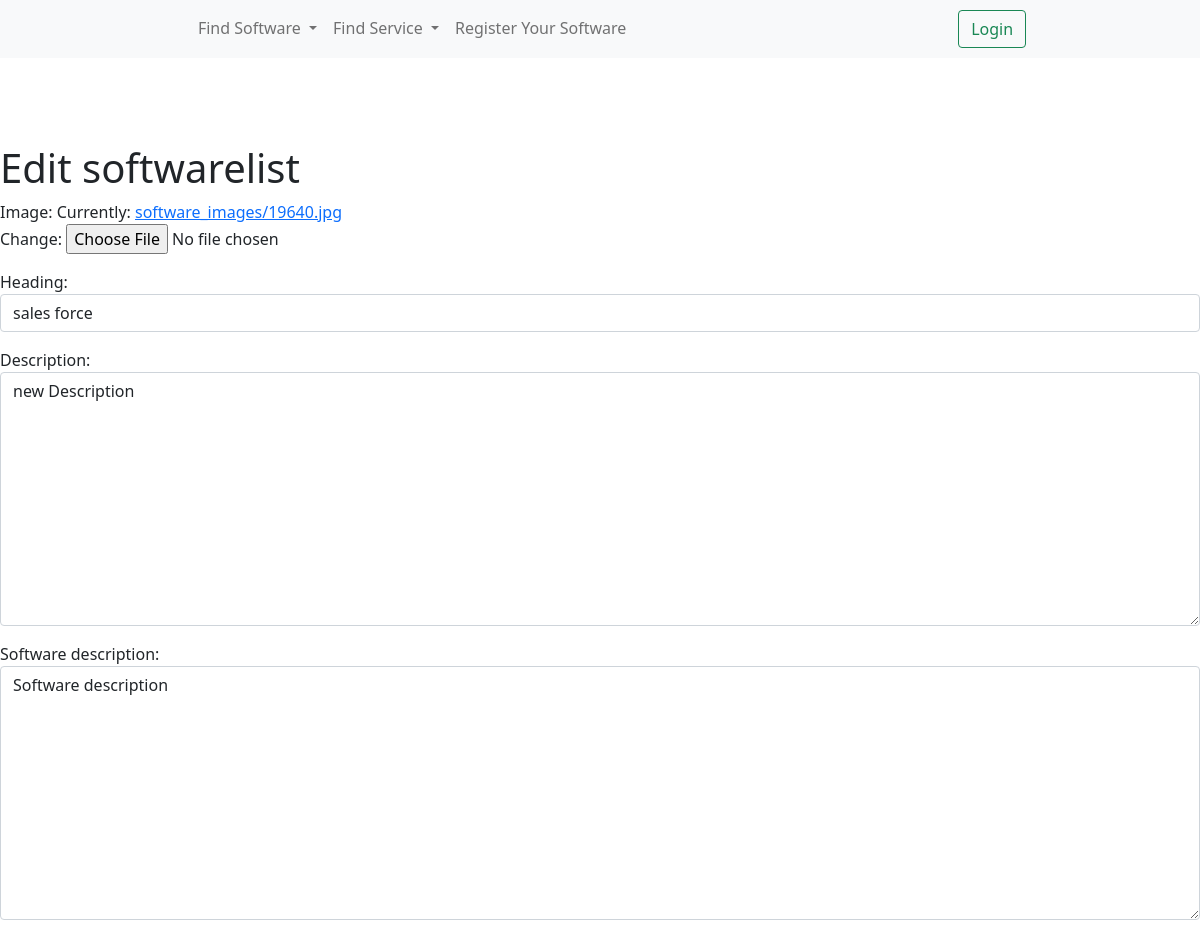
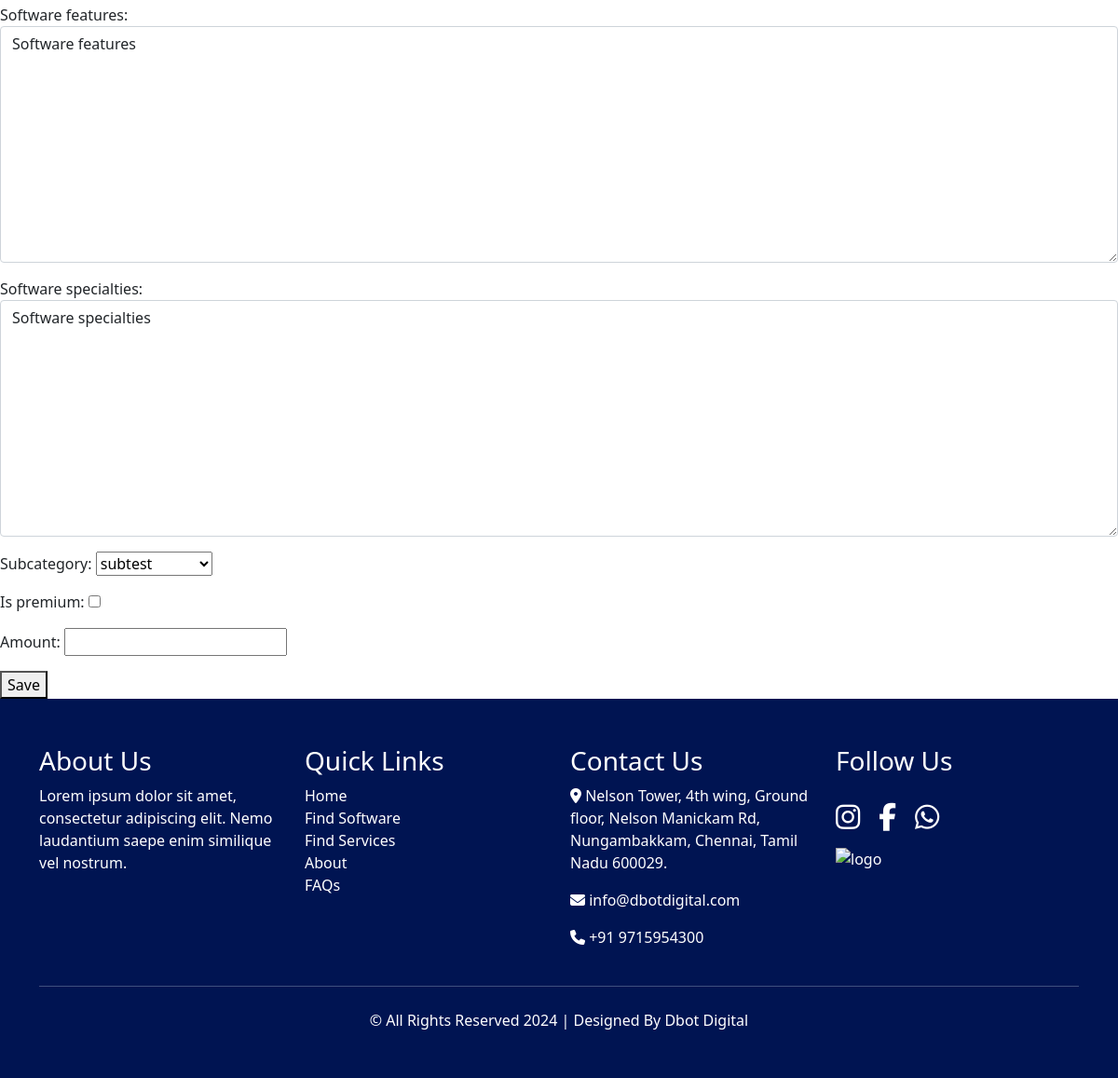
Before: /edit_softwarelist/1/ with the older database file (2 pictures, top to bottom).
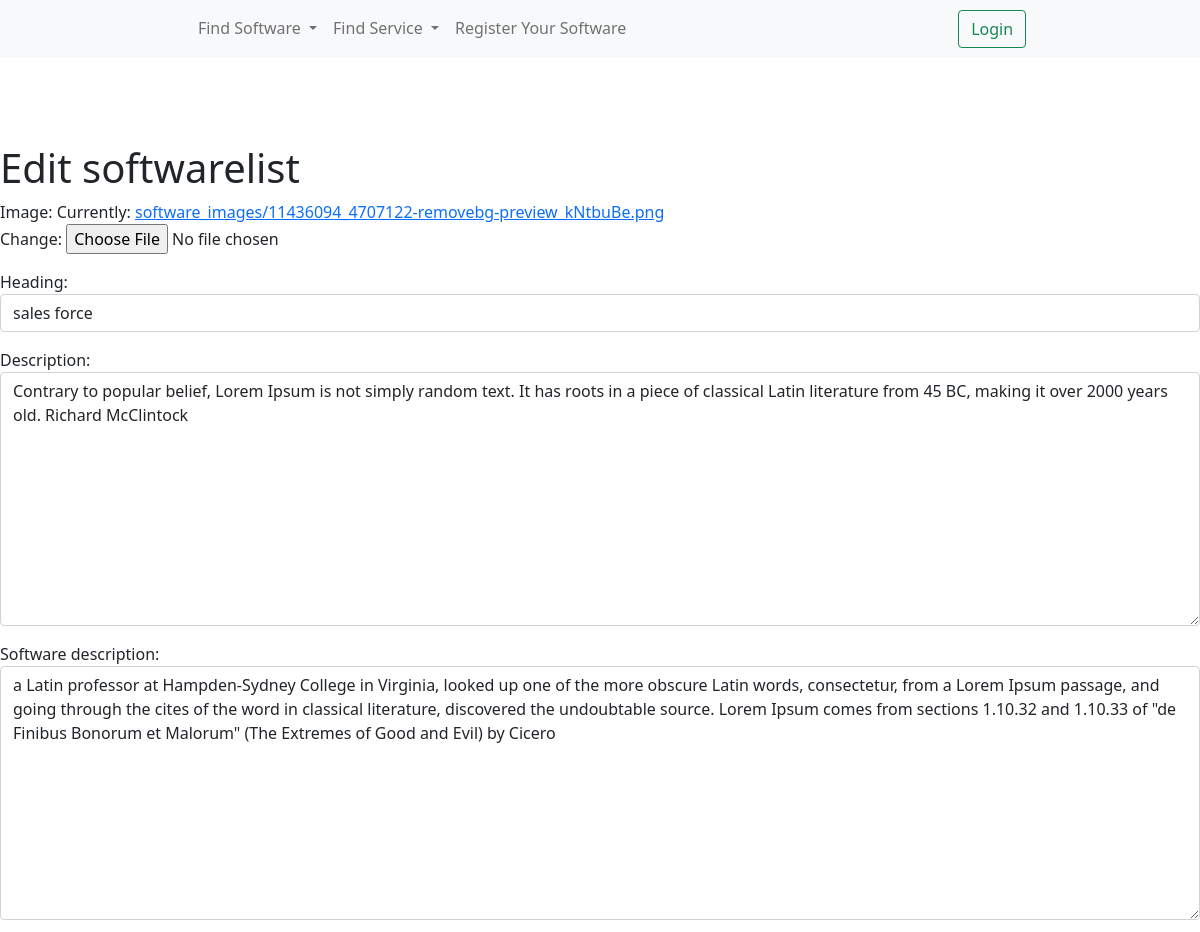
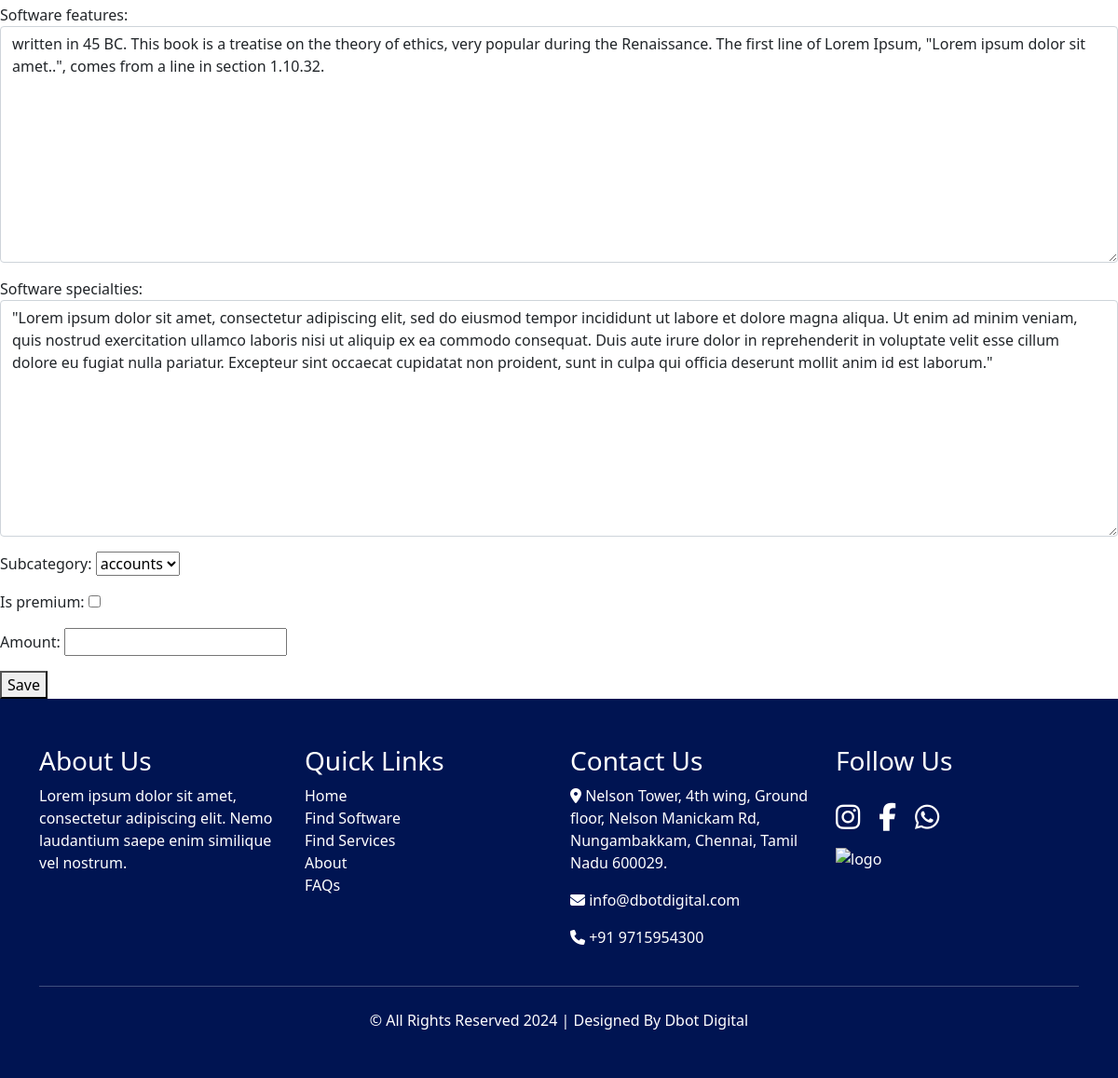
After: the same page with the newer database file (2 pictures, top to bottom).
### listingapp/models.py (models this page shows, shortened)
class SoftwareList(models.Model):
    image = models.ImageField(upload_to='software_images/')
    heading = models.CharField(max_length=255)
    description = models.TextField()
    software_description = models.TextField()
    software_features = models.TextField()
    software_specialties = models.TextField()
    subcategory = models.ForeignKey(Subcategory, on_delete=models.CASCADE)
    is_premium = models.BooleanField(default=False)  # Add a BooleanField for premium purchase option
    amount = models.DecimalField(max_digits=10, decimal_places=2, null=True, blank=True)  # Add DecimalField for premium purchase amount

### listingapp/views.py (the view)
# urls.py: path('edit_softwarelist/<int:softwarelist_id>/', edit_softwarelist, name='edit_softwarelist'),
def edit_softwarelist(request, softwarelist_id):
    softwarelist = get_object_or_404(SoftwareList, id=softwarelist_id)
    if request.method == 'POST':
        form = SoftwarelistForm(request.POST, instance=softwarelist)
        if form.is_valid():
            form.save()
            return redirect('all_details')  # Redirect to the page where all details are shown
    else:
        form = SoftwarelistForm(instance=softwarelist)
    return render(request, 'edit_softwarelist.html', {'form': form})

### listingapp/forms.py
class SoftwarelistForm(forms.ModelForm):
    class Meta:
        model = SoftwareList
        fields = '__all__'
    def __init__(self, *args, **kwargs):
        super().__init__(*args, **kwargs)
        self.fields['heading'].widget.attrs.update({'class': 'form-control'})
        self.fields['description'].widget.attrs.update({'class': 'form-control'})
        self.fields['software_description'].widget.attrs.update({'class': 'form-control'})
        self.fields['software_features'].widget.attrs.update({'class': 'form-control'})
        self.fields['software_specialties'].widget.attrs.update({'class': 'form-control'})

### listingapp/models.py (called while the page is built)
    def __str__(self):
        return self.name

### listingapp/templates/edit_softwarelist.html (shortened to what this page needs)
{% extends 'base.html' %}
{% load static %}
{% block content %}<br><br><br><br><br><br>
<html lang="en">
<head>
</head>
<body>
    <h1>Edit softwarelist</h1>
    <form method="post">
        {{ form.as_p }}
        <button type="submit">Save</button>
    </form>
</body>
</html>
{% endblock %}

Changed rows visible on the page:
changed SoftwareList "sales force": description "new Description" → "Contrary to popular belief, Lorem Ipsum is not simply random text. It has roots in a piece of classical Latin literature from 45 BC, making it over 2000 years old. Richard McClintock"; software_description "Software description" → "a Latin professor at Hampden-Sydney College in Virginia, looked up one of the more obscure Latin words, consectetur, from a Lorem Ipsum passage, and going through the cites of the word in classical literature, discovered the undoubtable source. Lorem Ipsum comes from sections 1.10.32 and 1.10.33 of \"de Finibus Bonorum et Malorum\" (The Extremes of Good and Evil) by Cicero"; software_features "Software features" → "written in 45 BC. This book is a treatise on the theory of ethics, very popular during the Renaissance. The first line of Lorem Ipsum, \"Lorem ipsum dolor sit amet..\", comes from a line in section 1.10.32."; software_specialties "Software specialties" → "\"Lorem ipsum dolor sit amet, consectetur adipiscing elit, sed do eiusmod tempor incididunt ut labore et dolore magna aliqua. Ut enim ad minim veniam, quis nostrud exercitation ullamco laboris nisi ut aliquip ex ea commodo consequat. Duis aute irure dolor in reprehenderit in voluptate velit esse cillum dolore eu fugiat nulla pariatur. Excepteur sint occaecat cupidatat non proident, sunt in culpa qui officia deserunt mollit anim id est laborum.\""; subcategory "subtest" → "accounts"
Other visible differences:
text no longer shown: "Image: Currently: software_images/19640.jpg Change: Heading: Description: Software description: Software features: Software specialties: Subcategory: Is premium: Amount:"
text now shown: "Image: Currently: software_images/11436094_4707122-removebg-preview_kNtbuBe.png Change: Heading: Description: Software description: Software features: Software specialties: Subcategory: Is premium: Amount:"
